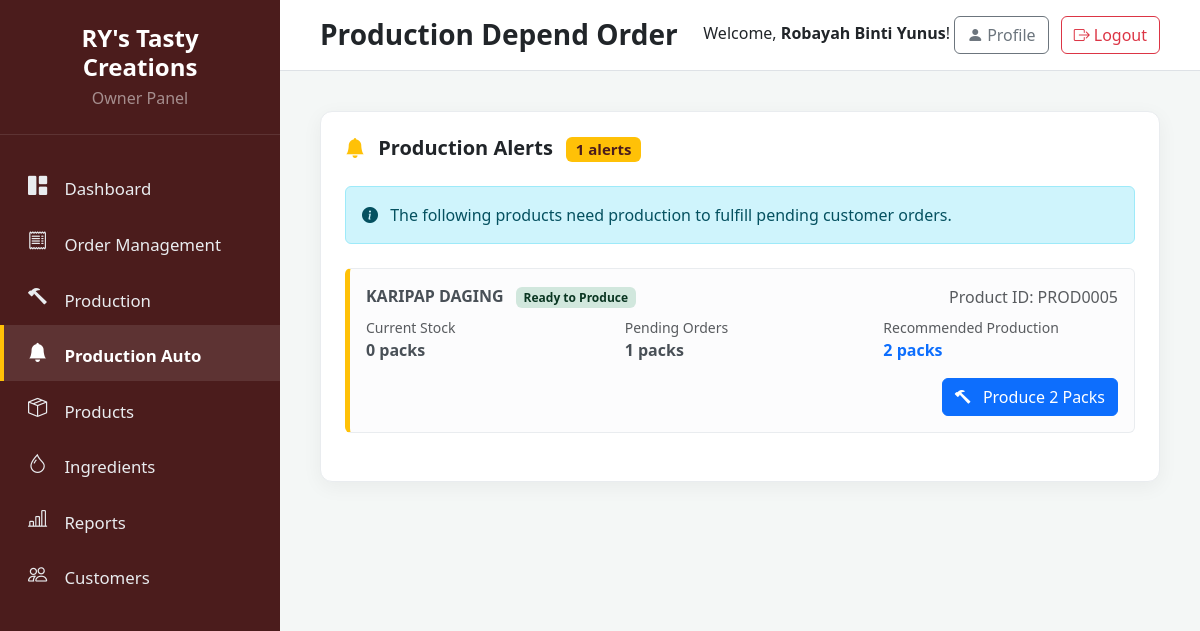
The app's page /FYP1/production_ordered.php (signed in) with its own data.
### tables this page shows
CREATE TABLE IF NOT EXISTS `products_sell` (
  `PRODUCT_ID` varchar(10) NOT NULL,
  `PRODUCT_NAME` varchar(100) NOT NULL,
  `PRODUCT_IMAGE` blob,
  `PRODUCT_QTTY` int NOT NULL DEFAULT '0',
  `PIECES_PER_PACK` int NOT NULL DEFAULT '10',
  `PRODUCT_PRICE` decimal(10,2) NOT NULL,
  `PRODUCT_PCS_PER_PACK` int NOT NULL,
  `PRODUCT_DESCRIPTION` text,
  PRIMARY KEY (`PRODUCT_ID`)
);

### FYP1/production_ordered.php (the view, shortened to what this page needs)
<?php
require 'db_connection.php';
$owner_name = isset($_SESSION['seller_name']) ? htmlspecialchars($_SESSION['seller_name']) : 'Owner';
function checkProductionNeeded($conn, $product_id) {
    $stock_stmt = $conn->prepare("SELECT PRODUCT_QTTY FROM products_sell WHERE PRODUCT_ID = ?");
    $stock_stmt->bind_param("s", $product_id);
    $stock_stmt->execute();
    $stock_result = $stock_stmt->get_result();
    $current_stock = $stock_result->fetch_assoc()['PRODUCT_QTTY'] ?? 0;
    $orders_stmt = $conn->prepare("
        SELECT SUM(ORDER_QTTY) as total_ordered
        FROM customer_order
        WHERE PRODUCT_ID = ?
        AND ORDER_STATUS IN ('Pending', 'Confirmed', 'Processing')
    ");
    $orders_stmt->bind_param("s", $product_id);
    $orders_stmt->execute();
    $orders_result = $orders_stmt->get_result();
    $total_ordered = $orders_result->fetch_assoc()['total_ordered'] ?? 0;
    $needed = max(0, ceil(($total_ordered - $current_stock) * 1.1));
    return [
        'current_stock' => $current_stock,
        'pending_orders' => $total_ordered,
        'needed_production' => $needed,
        'production_needed' => ($needed > 0)
    ];
}
function checkIngredientsSufficient($conn, $product_id, $quantity) {
    $recipe_stmt = $conn->prepare("
        SELECT pi.ITEM_ID, pi.PI_QTTY_REQUIRED, pi.PI_UNIT,
               ii.INVENTORY_STOCK, ii.INVENTORY_UNIT, ii.ITEM_NAME
        FROM product_ingredient pi
        JOIN item_ingredient ii ON pi.ITEM_ID = ii.ITEM_ID
        WHERE pi.PRODUCT_ID = ?
    ");
    $recipe_stmt->bind_param("s", $product_id);
    $recipe_stmt->execute();
    $recipe_result = $recipe_stmt->get_result();
    $sufficient = true;
    $missing_ingredients = [];
    return [
        'sufficient' => $sufficient,
        'missing_ingredients' => $missing_ingredients
    ];
}
$products_needing_production = [];
$products_result = $conn->query("SELECT PRODUCT_ID, PRODUCT_NAME FROM products_sell ORDER BY PRODUCT_NAME");
while ($product = $products_result->fetch_assoc()) {
    $production_status = checkProductionNeeded($conn, $product['PRODUCT_ID']);
    if ($production_status['production_needed']) {
        $ingredient_status = checkIngredientsSufficient($conn, $product['PRODUCT_ID'], $production_status['needed_production']);
        $products_needing_production[] = [
            'product_id' => $product['PRODUCT_ID'],
            'product_name' => $product['PRODUCT_NAME'],
            'current_stock' => $production_status['current_stock'],
            'pending_orders' => $production_status['pending_orders'],
            'needed_production' => $production_status['needed_production'],
            'ingredients_sufficient' => $ingredient_status['sufficient'],
            'missing_ingredients' => $ingredient_status['missing_ingredients']
        ];
    }
}
?>
<!DOCTYPE html>
<html lang="en">
<head>
  <link href="https://cdn.jsdelivr.net/npm/bootstrap@5.3.3/dist/css/bootstrap.min.css" rel="stylesheet">
  <link rel="stylesheet" href="https://cdn.jsdelivr.net/npm/bootstrap-icons@1.11.3/font/bootstrap-icons.min.css">
</head>
<body>
  <div class="sidebar d-flex flex-column p-0">
    <div class="sidebar-header text-center">
      <h4 class="fw-bold mb-1">RY's Tasty Creations</h4>
      <p class="text-white-50 mb-0">Owner Panel</p>
    </div>
    <ul class="nav flex-column my-4">
      <li class="nav-item"><a href="owner_dashboard.php" class="nav-link "><i class="bi bi-grid-1x2-fill"></i> Dashboard</a></li>
        <li class="nav-item"><a href="view_orders.php" class="nav-link"><i class="bi bi-receipt"></i> Order Management</a></li>
        <li class="nav-item"><a href="produce_stock.php" class="nav-link"><i class="bi bi-hammer"></i> Production</a></li>
         <li class="nav-item"><a href="production_ordered.php" class="nav-link active "><i class="bi bi-bell-fill"></i> Production Auto</a></li>
        <li class="nav-item"><a href="product_management.php" class="nav-link"><i class="bi bi-box-seam"></i> Products</a></li>
        <li class="nav-item"><a href="ingredient_management.php" class="nav-link"><i class="bi bi-droplet"></i> Ingredients</a></li>
        <li class="nav-item"><a href="sales_reports.php" class="nav-link"><i class="bi bi-bar-chart-line"></i> Reports</a></li>
        <li class="nav-item"><a href="customer_management.php" class="nav-link"><i class="bi bi-people"></i> Customers</a></li>
    </ul>
  </div>
  <main class="main-content">
    <header class="main-header">
      <h1 class="h3 mb-0 fw-bold text-dark">Production Depend Order</h1>
       <div class="user-menu">
        <span class="welcome-text d-none d-sm-inline">Welcome, <strong><?= $owner_name ?></strong>!</span>
        <a href="owner_profile.php" class="btn btn-outline-secondary me-2">
            <i class="bi bi-person-fill me-1"></i>Profile
        </a>
        <a href="logout.php" class="btn btn-outline-danger">
          <i class="bi bi-box-arrow-right me-1"></i>Logout
        </a>
      </div>
    </header>
    <div class="content-wrapper">
        <div class="content-card">
            <div class="card-body p-4">
                <h5 class="card-title fw-bold mb-4">
                    <i class="bi bi-bell-fill text-warning me-2"></i>
                    Production Alerts
                    <?php if (!empty($products_needing_production)): ?>
                        <span class="badge badge-notification ms-2"><?= count($products_needing_production) ?> alerts</span>
                    <?php endif; ?>
                </h5>
                <?php if (empty($products_needing_production)): ?>
                    <div class="alert alert-success">
                        <i class="bi bi-check-circle-fill me-2"></i>
                        No production needed at this time. All products have sufficient stock for pending orders.
                    </div>
                <?php else: ?>
                    <div class="alert alert-info mb-4">
                        <i class="bi bi-info-circle-fill me-2"></i>
                        The following products need production to fulfill pending customer orders.
                    </div>
                    <?php foreach ($products_needing_production as $product): ?>
                        <div class="alert alert-notification alert-light mb-4">
                            <div class="d-flex justify-content-between align-items-center mb-2">
                                <h6 class="fw-bold mb-0">
                                    <?= htmlspecialchars($product['product_name']) ?>
                                    <span class="badge bg-<?= $product['ingredients_sufficient'] ? 'success' : 'danger' ?>-subtle text-<?= $product['ingredients_sufficient'] ? 'success' : 'danger' ?>-emphasis ms-2">
                                        <?= $product['ingredients_sufficient'] ? 'Ready to Produce' : 'Ingredients Missing' ?>
                                    </span>
                                </h6>
                                <span class="text-muted">Product ID: <?= htmlspecialchars($product['product_id']) ?></span>
                            </div>
                            <div class="row mb-3">
                                <div class="col-md-4">
                                    <div class="small text-muted">Current Stock</div>
                                    <div class="fw-bold"><?= $product['current_stock'] ?> packs</div>
                                </div>
                                <div class="col-md-4">
                                    <div class="small text-muted">Pending Orders</div>
                                    <div class="fw-bold"><?= $product['pending_orders'] ?> packs</div>
                                </div>
                                <div class="col-md-4">
                                    <div class="small text-muted">Recommended Production</div>
                                    <div class="fw-bold text-primary"><?= $product['needed_production'] ?> packs</div>
                                </div>
                            </div>
                            <form method="POST" action="production_ordered.php" class="mt-3">
                                <div class="d-flex justify-content-end">
                                    <?php if ($product['ingredients_sufficient']): ?>
                                        <button type="submit" name="produce_for_order" class="btn btn-primary">
                                            <i class="bi bi-hammer me-2"></i> Produce <?= $product['needed_production'] ?> Packs
                                        </button>
                                    <?php endif; ?>
                                </div>
                            </form>
                        </div>
                    <?php endforeach; ?>
                <?php endif; ?>
            </div>
        </div>
    </div>
  </main>
</body>
</html>

### FYP1/production_ordered.php (style rules this page uses)
:root { --primary-dark: #4b1c1c; --primary-accent: #ffc107; --border-color: #dee2e6; }
body { background-color: #f4f7f6; display: flex; min-height: 100vh; font-family: 'Segoe UI', sans-serif; }
.sidebar { width: 280px; background-color: var(--primary-dark); color: white; flex-shrink: 0; }
.sidebar .nav-link { color: #e9ecef; padding: 0.8rem 1.5rem; font-size: 1.05rem; border-left: 4px solid transparent; transition: all 0.2s; }
.sidebar .nav-link:hover, .sidebar .nav-link.active { background-color: rgba(255, 255, 255, 0.1); color: white; }
.sidebar .nav-link.active { border-left-color: var(--primary-accent); font-weight: 600; }
.sidebar .nav-link .bi { margin-right: 0.8rem; font-size: 1.2rem; vertical-align: text-bottom; }
.sidebar-header { padding: 1.5rem; border-bottom: 1px solid rgba(255, 255, 255, 0.1); }
.main-content { flex-grow: 1; display: flex; flex-direction: column; }
.main-header { background-color: #fff; padding: 1rem 2.5rem; border-bottom: 1px solid var(--border-color); display: flex; justify-content: space-between; align-items: center; }
.content-wrapper { padding: 2.5rem; overflow-y: auto; flex-grow: 1; }
.content-card { background: white; border-radius: 0.75rem; box-shadow: 0 5px 20px rgba(0,0,0,0.05); border: 1px solid #e9ecef; }
.alert-notification { border-left: 5px solid var(--primary-accent); }
.badge-notification { background-color: var(--primary-accent); color: var(--primary-dark); }

### records on screen
products_sell: PRODUCT_NAME "KARIPAP DAGING", PRODUCT_ID "PROD0005", current_stock "0", pending_orders "1", needed_production "2"

### other values on screen
$owner_name "Robayah Binti Yunus"
count($products_needing_production) "1"
